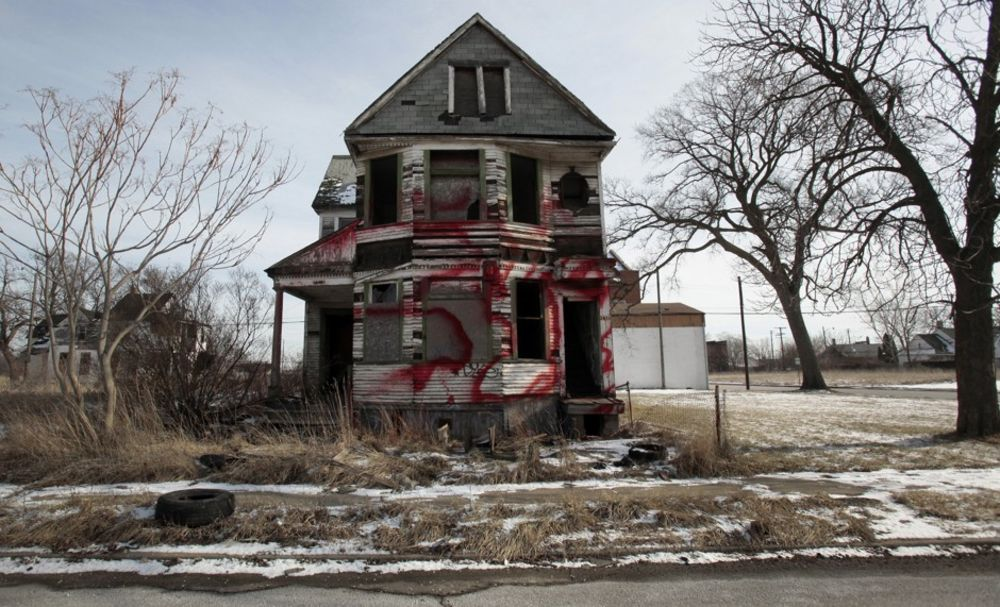
#> input picture Khan/images/image1.jpg, 1000 x 607 px
$ python -i detect_features.py   (imports and definitions only)
#> lines starting #> are read from the running program, lines starting #| are printed output that depends on the picture
#> further down, picture is the input picture: shape (607, 1000, 3); mean B, G, R 120.2, 122, 125
import statistics
import cv2
import numpy as np
import math

# [83 lines left out: functions display, find_mean_hue, find_mean_hsv, find_standard_deviation_hsv, not called in this run]

def detect_edges(image, lower_threshold, upper_threshold):
    '''
    Use canny edge detection to detect edges in an image
    :param image: image whose edges are to be detected
    :param lower_threshold: lower threshold for canny edge detector
    :param upper_threshold: upper threshold for canny edge detector
    :return: image with edges detected
    '''
#> called with lower_threshold = 100, upper_threshold = 200

    image = cv2.bilateralFilter(image, 9, 75, 75)
    canny = cv2.Canny(image, lower_threshold, upper_threshold)
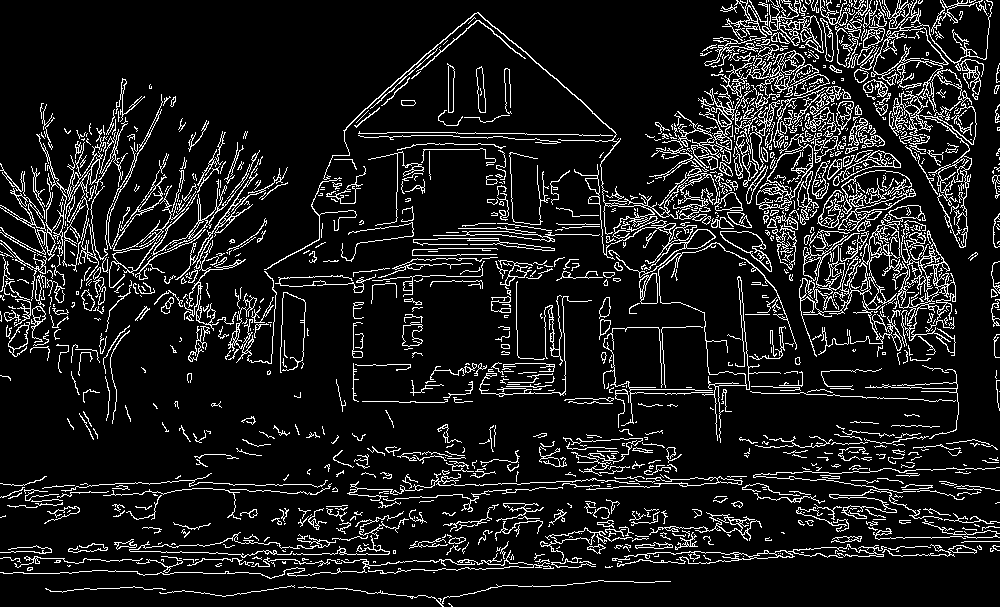
#> canny: shape (607, 1000); 10.8% white in thin lines or dots

    return canny

# [34 lines left out: function find_straight_edge_density, not called in this run]


def find_edge_density(image):
    '''
    Computes how much of the image consists of edges
    :param image: BGR image whose edge density needs to be find
    :return: percentage of image that is made up of edges
    '''

    edges_image = detect_edges(image, 100, 200)

    total_pixels = edges_image.shape[0] * edges_image.shape[1]
#> total_pixels = 607000
    white_pixels = cv2.countNonZero(edges_image)
#> white_pixels = 65832

    edge_density_percentage = (white_pixels / total_pixels) * 100
#> edge_density_percentage = 10.85

    return edge_density_percentage

# [17 lines left out: function find_entropy, not called in this run]

>>> import cv2
>>> picture = cv2.imread('images/image1.jpg')
>>> result = find_edge_density(picture)
#> result = 10.85

$ run again, on Khan/images/image2.jpg
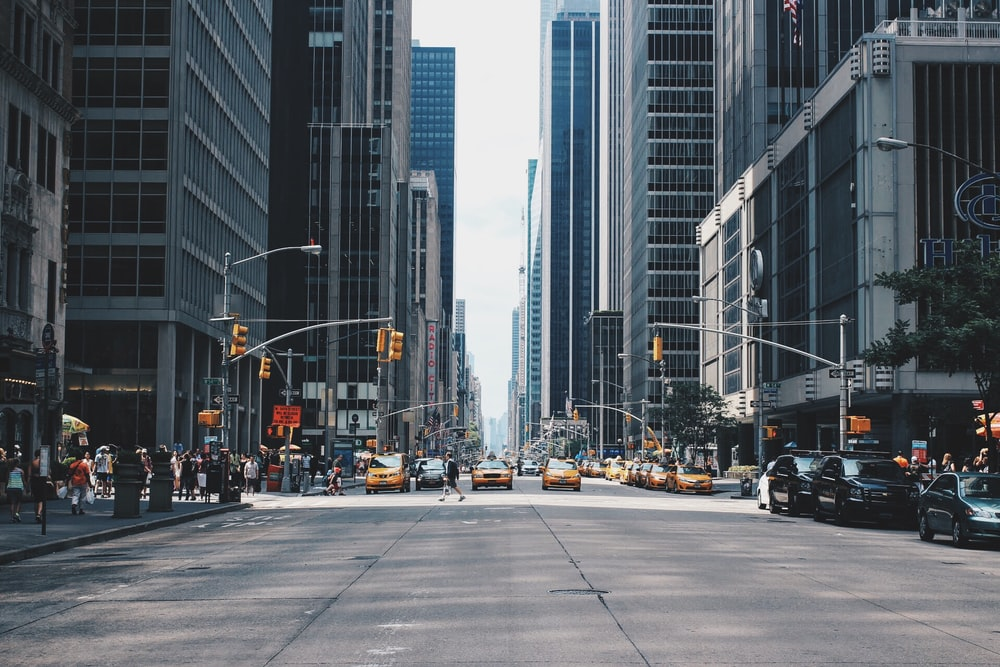
#> input picture Khan/images/image2.jpg, 1000 x 667 px
#> picture is the input picture: shape (667, 1000, 3); mean B, G, R 103.3, 97.5, 91.7
#> in detect_edges, `canny = cv2.Canny(image, lower_threshold, upper_threshold)`:
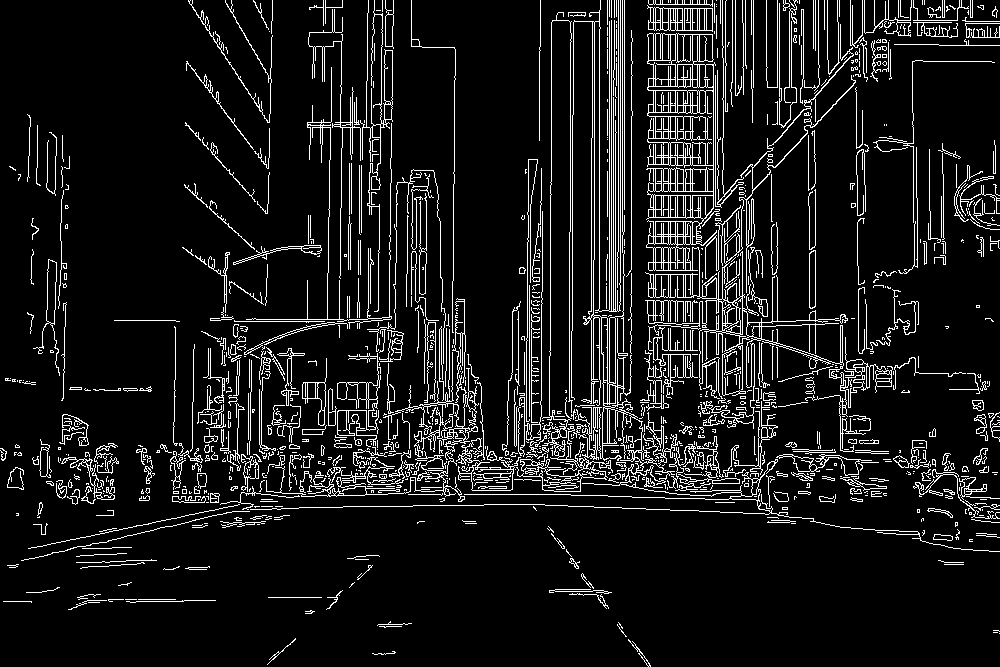
#> canny: shape (667, 1000); 9.3% white in thin lines or dots
#> white_pixels = 62351
#> edge_density_percentage = 9.35
